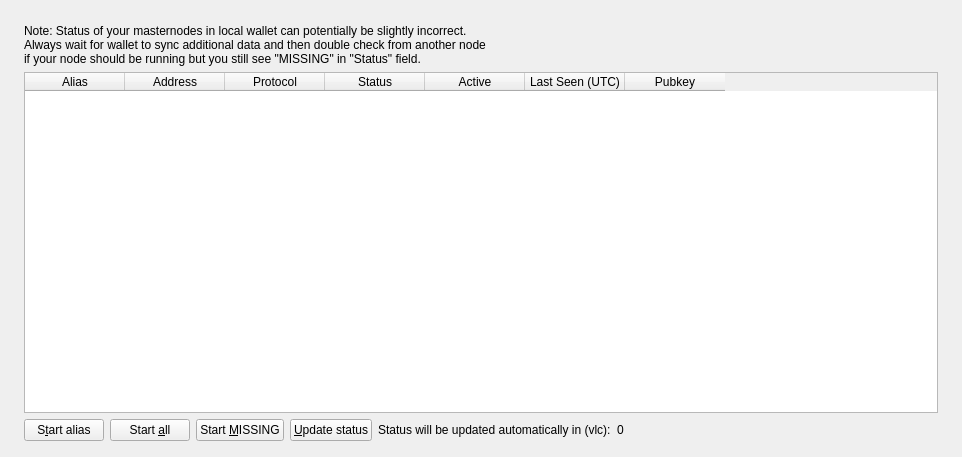
<?xml version="1.0" encoding="UTF-8"?>
<ui version="4.0">
 <class>MasternodeList</class>
 <widget class="QWidget" name="MasternodeList">
  <property name="geometry">
   <rect>
    <x>0</x>
    <y>0</y>
    <width>962</width>
    <height>457</height>
   </rect>
  </property>
  <property name="windowTitle">
   <string>Form</string>
  </property>
  <layout class="QVBoxLayout" name="topLayout" stretch="0">
   <property name="leftMargin">
    <number>9</number>
   </property>
   <property name="topMargin">
    <number>9</number>
   </property>
   <property name="rightMargin">
    <number>9</number>
   </property>
   <property name="bottomMargin">
    <number>9</number>
   </property>
   <item>
    <layout class="QVBoxLayout" name="verticalLayout_Master" stretch="1">
     <property name="spacing">
      <number>0</number>
     </property>
     <item>
      <widget class="QFrame" name="frame_BG">
       <layout class="QVBoxLayout" name="verticalLayout_3">
        <property name="leftMargin">
         <number>6</number>
        </property>
        <property name="topMargin">
         <number>6</number>
        </property>
        <property name="rightMargin">
         <number>6</number>
        </property>
        <property name="bottomMargin">
         <number>6</number>
        </property>
        <item>
         <widget class="QFrame" name="frame_Content">
          <layout class="QVBoxLayout" name="verticalLayout">
           <property name="spacing">
            <number>0</number>
           </property>
           <property name="leftMargin">
            <number>0</number>
           </property>
           <property name="topMargin">
            <number>0</number>
           </property>
           <property name="rightMargin">
            <number>0</number>
           </property>
           <property name="bottomMargin">
            <number>0</number>
           </property>
           <item>
            <layout class="QGridLayout" name="gridLayout_2">
             <property name="spacing">
              <number>2</number>
             </property>
             <item row="0" column="0">
              <widget class="QFrame" name="frameList">
               <layout class="QVBoxLayout" name="verticalLayout_2">
                <property name="bottomMargin">
                 <number>1</number>
                </property>
                <item>
                 <layout class="QHBoxLayout" name="horizontalLayout_note">
                  <property name="bottomMargin">
                   <number>0</number>
                  </property>
                  <item>
                   <widget class="QLabel" name="updateNote">
                    <property name="text">
                     <string>Note: Status of your masternodes in local wallet can potentially be slightly incorrect.&lt;br /&gt;Always wait for wallet to sync additional data and then double check from another node&lt;br /&gt;if your node should be running but you still see &quot;MISSING&quot; in &quot;Status&quot; field.</string>
                    </property>
                   </widget>
                  </item>
                 </layout>
                </item>
                <item>
                 <widget class="QTableWidget" name="tableWidgetMyMasternodes">
                  <property name="minimumSize">
                   <size>
                    <width>695</width>
                    <height>0</height>
                   </size>
                  </property>
                  <property name="palette">
                   <palette>
                    <active>
                     <colorrole role="Text">
                      <brush brushstyle="SolidPattern">
                       <color alpha="255">
                        <red>51</red>
                        <green>51</green>
                        <blue>51</blue>
                       </color>
                      </brush>
                     </colorrole>
                    </active>
                    <inactive>
                     <colorrole role="Text">
                      <brush brushstyle="SolidPattern">
                       <color alpha="255">
                        <red>51</red>
                        <green>51</green>
                        <blue>51</blue>
                       </color>
                      </brush>
                     </colorrole>
                    </inactive>
                    <disabled>
                     <colorrole role="Text">
                      <brush brushstyle="SolidPattern">
                       <color alpha="255">
                        <red>85</red>
                        <green>85</green>
                        <blue>85</blue>
                       </color>
                      </brush>
                     </colorrole>
                    </disabled>
                   </palette>
                  </property>
                  <property name="editTriggers">
                   <set>QAbstractItemView::NoEditTriggers</set>
                  </property>
                  <property name="alternatingRowColors">
                   <bool>true</bool>
                  </property>
                  <property name="selectionMode">
                   <enum>QAbstractItemView::SingleSelection</enum>
                  </property>
                  <property name="selectionBehavior">
                   <enum>QAbstractItemView::SelectRows</enum>
                  </property>
                  <property name="showGrid">
                   <bool>false</bool>
                  </property>
                  <property name="sortingEnabled">
                   <bool>true</bool>
                  </property>
                  <attribute name="horizontalHeaderStretchLastVlction">
                   <bool>true</bool>
                  </attribute>
                  <attribute name="verticalHeaderDefaultVlctionSize">
                   <number>50</number>
                  </attribute>
                  <attribute name="verticalHeaderMinimumVlctionSize">
                   <number>50</number>
                  </attribute>
                  <column>
                   <property name="text">
                    <string>Alias</string>
                   </property>
                  </column>
                  <column>
                   <property name="text">
                    <string>Address</string>
                   </property>
                  </column>
                  <column>
                   <property name="text">
                    <string>Protocol</string>
                   </property>
                  </column>
                  <column>
                   <property name="text">
                    <string>Status</string>
                   </property>
                  </column>
                  <column>
                   <property name="text">
                    <string>Active</string>
                   </property>
                  </column>
                  <column>
                   <property name="text">
                    <string>Last Seen (UTC)</string>
                   </property>
                  </column>
                  <column>
                   <property name="text">
                    <string>Pubkey</string>
                   </property>
                  </column>
                 </widget>
                </item>
                <item>
                 <layout class="QHBoxLayout" name="horizontalLayout_5">
                  <property name="bottomMargin">
                   <number>0</number>
                  </property>
                  <item>
                   <widget class="QPushButton" name="startButton">
                    <property name="text">
                     <string>S&amp;tart alias</string>
                    </property>
                   </widget>
                  </item>
                  <item>
                   <widget class="QPushButton" name="startAllButton">
                    <property name="text">
                     <string>Start &amp;all</string>
                    </property>
                   </widget>
                  </item>
                  <item>
                   <widget class="QPushButton" name="startMissingButton">
                    <property name="text">
                     <string>Start &amp;MISSING</string>
                    </property>
                   </widget>
                  </item>
                  <item>
                   <widget class="QPushButton" name="UpdateButton">
                    <property name="text">
                     <string>&amp;Update status</string>
                    </property>
                   </widget>
                  </item>
                  <item>
                   <widget class="QLabel" name="autoupdate_label">
                    <property name="text">
                     <string>Status will be updated automatically in (vlc):</string>
                    </property>
                   </widget>
                  </item>
                  <item>
                   <widget class="QLabel" name="secondsLabel">
                    <property name="text">
                     <string>0</string>
                    </property>
                   </widget>
                  </item>
                  <item>
                   <spacer name="horizontalSpacer_5">
                    <property name="orientation">
                     <enum>Qt::Horizontal</enum>
                    </property>
                    <property name="sizeHint" stdset="0">
                     <size>
                      <width>40</width>
                      <height>20</height>
                     </size>
                    </property>
                   </spacer>
                  </item>
                 </layout>
                </item>
               </layout>
              </widget>
             </item>
            </layout>
           </item>
          </layout>
         </widget>
        </item>
       </layout>
      </widget>
     </item>
    </layout>
   </item>
  </layout>
 </widget>
 <resources/>
 <connections/>
</ui>
